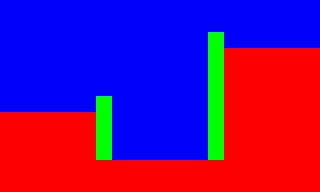

The image is a tile-based game level rendered from a .tmx file. Its description and complete source (layers, tilesets, objects, tile grids) follow:
An orthogonal 20x12 tile map with 16x16 px tiles, 1 tile layer (Tile Layer 1), 3 tilesets.

<map version="1.9" tiledversion="1.9.2" orientation="orthogonal" renderorder="right-down" width="20" height="12" tilewidth="16" tileheight="16" infinite="0" nextlayerid="2" nextobjectid="1">
 <tileset firstgid="1" source="blue_pixel.tsx" />
 <tileset firstgid="2" source="red_pixel.tsx" />
 <tileset firstgid="3" source="green_pixel.tsx" />
 <layer id="1" name="Tile Layer 1" width="20" height="12">
  <data encoding="csv">
1,1,1,1,1,1,1,1,1,1,1,1,1,1,1,1,1,1,1,1,
1,1,1,1,1,1,1,1,1,1,1,1,1,1,1,1,1,1,1,1,
1,1,1,1,1,1,1,1,1,1,1,1,1,3,1,1,1,1,1,1,
1,1,1,1,1,1,1,1,1,1,1,1,1,3,2,2,2,2,2,2,
1,1,1,1,1,1,1,1,1,1,1,1,1,3,2,2,2,2,2,2,
1,1,1,1,1,1,1,1,1,1,1,1,1,3,2,2,2,2,2,2,
1,1,1,1,1,1,3,1,1,1,1,1,1,3,2,2,2,2,2,2,
2,2,2,2,2,2,3,1,1,1,1,1,1,3,2,2,2,2,2,2,
2,2,2,2,2,2,3,1,1,1,1,1,1,3,2,2,2,2,2,2,
2,2,2,2,2,2,3,1,1,1,1,1,1,3,2,2,2,2,2,2,
2,2,2,2,2,2,2,2,2,2,2,2,2,2,2,2,2,2,2,2,
2,2,2,2,2,2,2,2,2,2,2,2,2,2,2,2,2,2,2,2
</data>
 </layer>
</map>
